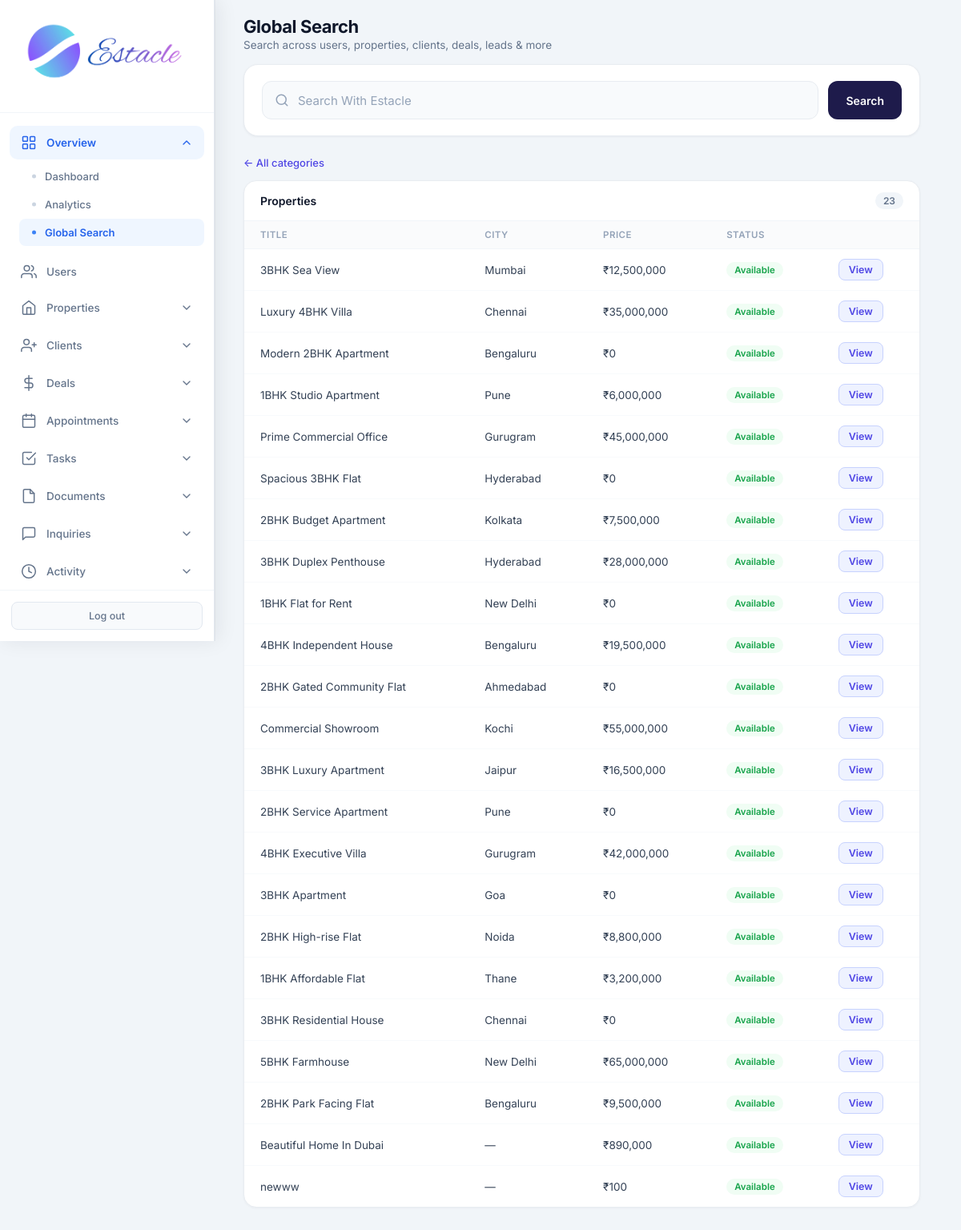
/admin/search?type=properties (signed in), run on the app's committed database.
### tables this page shows
CREATE TABLE properties (
            id INTEGER PRIMARY KEY AUTOINCREMENT,
            title TEXT NOT NULL,
            description TEXT,
            price REAL NOT NULL,
            property_type TEXT NOT NULL,
            status TEXT DEFAULT 'available',
            address TEXT,
            city TEXT,
            state TEXT,
            zip_code TEXT,
            bedrooms INTEGER,
            bathrooms REAL,
            area_sqft REAL,
            agent_id INTEGER,
            created_at TIMESTAMP DEFAULT CURRENT_TIMESTAMP, category TEXT DEFAULT "sale", listing_type TEXT DEFAULT "sale", floor TEXT, carpet_area REAL, furnishing TEXT, parking TEXT, amenities TEXT, seller_name TEXT, seller_phone TEXT, monthly_rent REAL, security_deposit REAL, maintenance REAL, per_sqft REAL, latitude TEXT, longitude TEXT, photos TEXT, year_built TEXT, facing TEXT, videos TEXT,
            FOREIGN KEY (agent_id) REFERENCES users (id)
        );

CREATE TABLE settings (
            key TEXT PRIMARY KEY,
            value TEXT
        );

### routes/admin.py (the view, shortened to what this page needs)
@admin.route('/admin/search')
@login_required
@role_required('admin')
def admin_search():
    q = request.args.get('q', '').strip()
    stype = request.args.get('type', '').strip().lower()
    valid_types = {
        'users', 'properties', 'clients', 'deals', 'leads',
        'inquiries', 'appointments', 'tasks', 'documents', 'activity',
    }
    if stype not in valid_types:
        stype = ''
    db = get_db()
    migrate_db()
    results = {
        'users': [], 'properties': [], 'clients': [], 'deals': [],
        'leads': [], 'inquiries': [], 'appointments': [], 'tasks': [],
        'documents': [], 'activity': [],
    }
    counts = {
        'users': db.execute('SELECT COUNT(*) FROM users').fetchone()[0],
        'properties': db.execute('SELECT COUNT(*) FROM properties').fetchone()[0],
        'clients': db.execute('SELECT COUNT(*) FROM clients').fetchone()[0],
        'deals': db.execute('SELECT COUNT(*) FROM deals').fetchone()[0],
        'leads': db.execute('SELECT COUNT(*) FROM leads').fetchone()[0],
        'inquiries': db.execute('SELECT COUNT(*) FROM inquiries').fetchone()[0],
        'appointments': db.execute('SELECT COUNT(*) FROM appointments').fetchone()[0],
        'tasks': db.execute('SELECT COUNT(*) FROM tasks').fetchone()[0],
        'documents': db.execute('SELECT COUNT(*) FROM documents').fetchone()[0],
        'activity': db.execute('SELECT COUNT(*) FROM activity_log').fetchone()[0],
    }
    like = f'%{q}%' if q else None
    num = None
    if q:
        q_clean = q.replace(',', '').replace('₹', '').replace('$', '').replace('AED', '').strip()
        try:
            num = float(q_clean)
        except ValueError:
            num = None
    def want(key):
        return (not stype) or stype == key
    if q or stype:
        if want('properties'):
            if q:
                prop_sql = (
                    "SELECT id, title, city, price, status FROM properties "
                    "WHERE title LIKE ? OR city LIKE ? OR address LIKE ? OR seller_name LIKE ?"
                )
                prop_params = [like, like, like, like]
                if num is not None:
                    prop_sql += (
                        " OR price = ? OR CAST(price AS TEXT) LIKE ? OR bedrooms = ? "
                        "OR bathrooms = ? OR area_sqft = ? OR monthly_rent = ?"
                    )
                    prop_params.extend([num, like, int(num) if num == int(num) else -1, num, num, num])
                prop_sql += " LIMIT 50"
                results['properties'] = db.execute(prop_sql, prop_params).fetchall()
            else:
                results['properties'] = db.execute(
                    "SELECT id, title, city, price, status FROM properties ORDER BY created_at DESC LIMIT 50"
                ).fetchall()
    currency = get_setting('currency', 'INR')
    total = sum(len(v) for v in results.values())
    return render_template(
        'admin_search.html', q=q, stype=stype, results=results, total=total,
        counts=counts, currency=currency, format_money=format_money
    )

### core/db.py (called while the page is built)
def get_db():
    if 'db' not in g:
        g.db = sqlite3.connect(current_app.config['DATABASE'])
        g.db.row_factory = sqlite3.Row
    return g.db

### core/helpers.py (called while the page is built)
def login_required(f):
    @wraps(f)
    def decorated_function(*args, **kwargs):
        if 'user_id' not in session:
            flash('Please log in to access this page.', 'warning')
            return redirect(url_for('auth.login'))
        return f(*args, **kwargs)
    return decorated_function

def role_required(*roles):
    def decorator(f):
        @wraps(f)
        def decorated_function(*args, **kwargs):
            if 'user_id' not in session:
                flash('Please log in to access this page.', 'warning')
                return redirect(url_for('auth.login'))
            if session.get('role') not in roles:
                flash('You do not have permission to access this page.', 'danger')
                return redirect(url_for('auth.role_redirect'))
            return f(*args, **kwargs)
        return decorated_function
    return decorator

def get_setting(key, default=''):
    db = get_db()
    row = db.execute('SELECT value FROM settings WHERE key = ?', (key,)).fetchone()
    return row['value'] if row else default

def format_money(amount, currency=None):
    if amount is None:
        return '—'
    currency = currency or get_setting('currency', 'INR')
    symbols = {'USD': '$', 'INR': '₹', 'AED': 'AED '}
    sym = symbols.get(currency, currency + ' ')
    try:
        return f"{sym}{float(amount):,.0f}"
    except (TypeError, ValueError):
        return str(amount)

### templates/admin_search.html (shortened to what this page needs)
<!DOCTYPE html>
<html lang="en">
<head>
    <link rel="stylesheet" href="{{ url_for('static', filename='css/admin.css') }}">
</head>
<body>
<div class="app-layout">
    {% set active = 'search' %}
    {% include 'partials/admin_sidebar.html' %}
    <main class="main-content">
        <header class="top-bar dash-top">
            <div>
                <h1 class="page-title">Global Search</h1>
                <p class="page-subtitle">Search across users, properties, clients, deals, leads & more</p>
            </div>
        </header>
        <div class="search-wrap">
            <div class="search-hero">
                <form class="search-hero-form" method="GET" action="{{ url_for('admin.admin_search') }}" role="search">
                    <input type="search" name="q" value="{{ q }}" placeholder="Search With Estacle" autofocus autocomplete="off">
                    <button type="submit" class="btn-search">Search</button>
                </form>
            </div>
            {% if q or stype %}
                {% if stype %}
                <a class="back-all" href="{{ url_for('admin.admin_search') }}">← All categories</a>
                {% endif %}
                {% if results.properties %}
                <div class="result-section">
                    <div class="result-section-header">
                        <h3>Properties</h3>
                        <span class="count">{{ results.properties|length }}</span>
                    </div>
                    <table>
                        <thead><tr><th>Title</th><th>City</th><th>Price</th><th>Status</th><th></th></tr></thead>
                        <tbody>
                        {% for p in results.properties %}
                        <tr>
                            <td>{{ p.title|highlight(q) if q else p.title }}</td>
                            <td>{{ (p.city or '—')|highlight(q) if q else (p.city or '—') }}</td>
                            <td>{{ format_money(p.price, currency) }}</td>
                            <td><span class="badge badge-status">{{ p.status }}</span></td>
                            <td><a class="btn-sm" href="{{ url_for('admin.admin_property_detail', prop_id=p.id) }}">View</a></td>
                        </tr>
                        {% endfor %}
                        </tbody>
                    </table>
                </div>
                {% endif %}
            {% endif %}
        </div>
    </main>
</div>
</body>
</html>

### static/css/admin.css (style rules this page uses)
* { margin: 0; padding: 0; box-sizing: border-box; }
body { font-family: 'Inter', -apple-system, BlinkMacSystemFont, 'Segoe UI', Roboto, sans-serif; background: #f1f5f9; color: #0f172a; min-height: 100vh; }
.app-layout { display: flex; min-height: 100vh; }
.main-content { flex: 1; margin-left: 268px; min-height: 100vh; }
.top-bar { background: white; padding: 18px 32px; border-bottom: 1px solid #e2e8f0; display: flex; justify-content: space-between; align-items: center; }
.page-title { font-family: 'Inter', sans-serif; font-size: 22px; font-weight: 700; letter-spacing: -0.4px; color: #0f172a; }
.page-subtitle { font-size: 13px; color: #64748b; margin-top: 2px; font-weight: 400; }
table { width: 100%; border-collapse: collapse; font-size: 13.5px; }
th { text-align: left; padding: 11px 16px; background: #f8fafc; color: #64748b; font-weight: 600; font-size: 11.5px; text-transform: uppercase; letter-spacing: 0.4px; }
td { padding: 12px 16px; border-top: 1px solid #f1f5f9; color: #334155; }
.badge { display: inline-block; padding: 3px 10px; border-radius: 20px; font-size: 11.5px; font-weight: 600; text-transform: capitalize; }
.btn-sm { padding: 5px 11px; border-radius: 6px; font-size: 12px; font-weight: 600; border: none; cursor: pointer; font-family: inherit; }
html { scrollbar-gutter: stable; }
.app-layout > :not(.sidebar):not(script):not(style) { animation: estacle-page-in 200ms cubic-bezier(0.22, 0.61, 0.36, 1) backwards; }

### templates/admin_search.html (style rules this page uses)
.main-content { padding-bottom: 48px; }
.search-wrap { padding: 4px 36px 48px; max-width: 1100px; }
.top-bar.dash-top { display: flex; align-items: center; justify-content: space-between; padding: 20px 36px 12px !important; background: transparent; border-bottom: none; box-shadow: none; text-align: left; }
.dash-top .page-title { font-size: 22px; font-weight: 700; color: #0f172a; margin: 0 0 2px; letter-spacing: -0.02em; }
.dash-top .page-subtitle { font-size: 13.5px; color: #64748b; margin: 0; }
.search-hero { background: #fff; border: 1px solid #e8ecf1; border-radius: 18px; padding: 20px 22px; margin-bottom: 22px; box-shadow: 0 1px 3px rgba(15,23,42,0.05); }
.search-hero-form { display: flex; align-items: center; gap: 12px; position: relative; }
.search-hero-form input[type="search"] { flex: 1; height: 48px; padding: 0 16px 0 44px; border: 1px solid #e8ecf1; border-radius: 12px; background: #f8fafc; font-size: 15px; font-family: inherit; color: #0f172a; outline: none; transition: border-color 0.15s, box-shadow 0.15s, background 0.15s; box-sizing: border-box; }
.search-hero-form input[type="search"]::placeholder { color: #94a3b8; }
.search-hero-form .btn-search { height: 48px; padding: 0 22px; background: #1e1b4b; color: #fff; border: none; border-radius: 12px; font-size: 14px; font-weight: 600; font-family: inherit; cursor: pointer; transition: background 0.15s; white-space: nowrap; }
.result-section { background: #fff; border: 1px solid #e8ecf1; border-radius: 16px; margin-bottom: 16px; box-shadow: 0 1px 3px rgba(15,23,42,0.04); overflow: hidden; }
.result-section-header { display: flex; align-items: center; justify-content: space-between; padding: 14px 20px; border-bottom: 1px solid #f1f5f9; }
.result-section-header h3 { margin: 0; font-size: 14px; font-weight: 600; color: #0f172a; }
.result-section-header .count { font-size: 12px; font-weight: 600; color: #64748b; background: #f1f5f9; padding: 3px 10px; border-radius: 999px; }
.result-section table { width: 100%; border-collapse: collapse; }
.result-section th { text-align: left; font-size: 11.5px; font-weight: 600; color: #94a3b8; text-transform: uppercase; letter-spacing: 0.04em; padding: 10px 20px; border-bottom: 1px solid #f1f5f9; background: #fafbfc; }
.result-section td { padding: 12px 20px; font-size: 13.5px; color: #334155; border-bottom: 1px solid #f8fafc; }
.result-section tr:last-child td { border-bottom: none; }
.badge { display: inline-block; padding: 3px 10px; border-radius: 999px; font-size: 11.5px; font-weight: 600; text-transform: capitalize; }
.badge-status { background: #f0fdf4; color: #16a34a; }
.btn-sm { display: inline-flex; align-items: center; padding: 5px 12px; border-radius: 8px; font-size: 12.5px; font-weight: 600; text-decoration: none; background: #eef2ff; color: #4f46e5; border: 1px solid #c7d2fe; transition: all 0.15s; }
.back-all { display: inline-flex; align-items: center; gap: 6px; font-size: 13px; font-weight: 500; color: #4f46e5; text-decoration: none; margin-bottom: 14px; }

### data on the page
properties: title|highlight "3BHK Sea View", city "Mumbai", price.value "₹12,500,000", status "Available"
properties: title|highlight "Luxury 4BHK Villa", city "Chennai", price.value "₹35,000,000", status "Available"
properties: title|highlight "Modern 2BHK Apartment", city "Bengaluru", price.value "₹0", status "Available"
properties: title|highlight "1BHK Studio Apartment", city "Pune", price.value "₹6,000,000", status "Available"
properties: title|highlight "Prime Commercial Office", city "Gurugram", price.value "₹45,000,000", status "Available"
properties: title|highlight "Spacious 3BHK Flat", city "Hyderabad", price.value "₹0", status "Available"
properties: title|highlight "2BHK Budget Apartment", city "Kolkata", price.value "₹7,500,000", status "Available"
properties: title|highlight "3BHK Duplex Penthouse", city "Hyderabad", price.value "₹28,000,000", status "Available"
properties: title|highlight "1BHK Flat for Rent", city "New Delhi", price.value "₹0", status "Available"
properties: title|highlight "4BHK Independent House", city "Bengaluru", price.value "₹19,500,000", status "Available"
properties: title|highlight "2BHK Gated Community Flat", city "Ahmedabad", price.value "₹0", status "Available"
properties: title|highlight "Commercial Showroom", city "Kochi", price.value "₹55,000,000", status "Available"
properties: title|highlight "3BHK Luxury Apartment", city "Jaipur", price.value "₹16,500,000", status "Available"
properties: title|highlight "2BHK Service Apartment", city "Pune", price.value "₹0", status "Available"
properties: title|highlight "4BHK Executive Villa", city "Gurugram", price.value "₹42,000,000", status "Available"
properties: title|highlight "3BHK Apartment", city "Goa", price.value "₹0", status "Available"
properties: title|highlight "2BHK High-rise Flat", city "Noida", price.value "₹8,800,000", status "Available"
properties: title|highlight "1BHK Affordable Flat", city "Thane", price.value "₹3,200,000", status "Available"
properties: title|highlight "3BHK Residential House", city "Chennai", price.value "₹0", status "Available"
properties: title|highlight "5BHK Farmhouse", city "New Delhi", price.value "₹65,000,000", status "Available"
properties: title|highlight "2BHK Park Facing Flat", city "Bengaluru", price.value "₹9,500,000", status "Available"
properties: title|highlight "Beautiful Home In Dubai", city "—", price.value "₹890,000", status "Available"
properties: title|highlight "newww", city "—", price.value "₹100", status "Available"

### other printed values
{{ results.properties|length }} "23"
